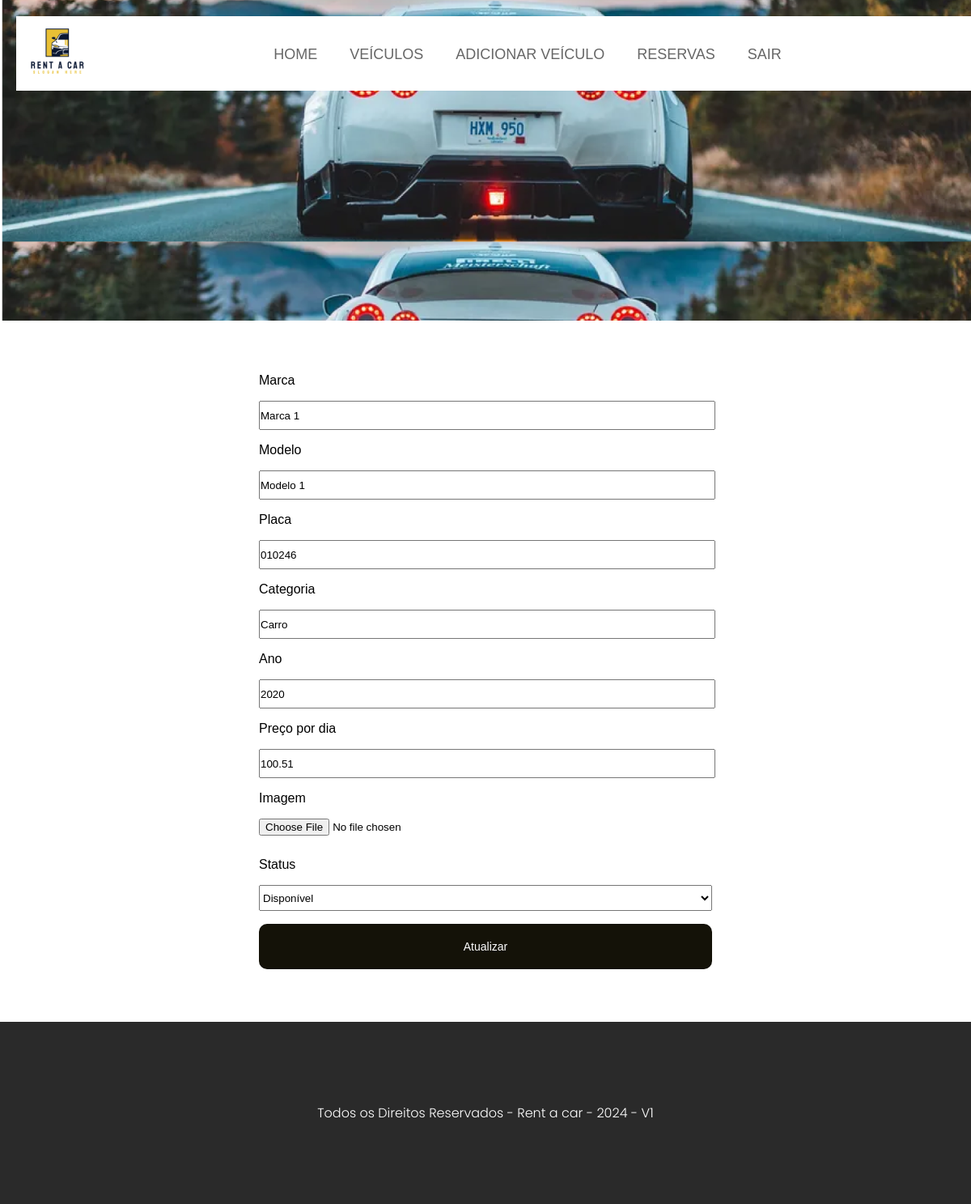
The page /veiculo/editar/1 (signed in) on the database its author committed.
### app/models.py (models this page shows, shortened)
class Veiculo(db.Model):
    __tablename__ = 'veiculos'
    id_veiculo = db.Column(db.Integer, primary_key=True)
    marca = db.Column(db.String(50), nullable=False)
    modelo = db.Column(db.String(100), nullable=False)
    placa = db.Column(db.String(20), nullable=False, unique=True)
    categoria = db.Column(db.String(50), nullable=False)
    ano = db.Column(db.Integer, nullable=False)
    precoDia = db.Column(db.Float, nullable=False)
    imagem = db.Column(db.Text, nullable=False)
    disponibilidade = db.Column(db.String(20), nullable=False)

### app/routes/veiculo.py (the view, shortened to what this page needs)
@veiculo_bp.route('/editar/<int:id>', methods=['GET','POST'])
def editar_veiculo(id):
    if not AuthMiddleware.get_employee_permission():
        return redirect('/veiculo')
    veiculo = Veiculo.query.filter_by(id_veiculo=id).first()
    if request.method == 'GET':
        return render_template('veiculos/editar_veiculo.html', veiculo=veiculo)

### app/routes/veiculo.py (called while the page is built)
@veiculo_bp.before_request
def loginAuth():
    if not AuthMiddleware.is_logged():
        return redirect(url_for('user.login'))

### app/templates/veiculos/editar_veiculo.html (shortened to what this page needs)
{% extends 'base.html' %}
{% block content %}
{% include 'navbar.html' %}
<section id="content">
    <main id="main">
        <form class="edit-form" action="{{url_for('veiculo.editar_veiculo', id=veiculo.id_veiculo)}}" method="POST" enctype="multipart/form-data">
            <div class="form-input">
                <label for="marca">Marca</label>
                <input type="text" name="marca" id="marca" value="{{veiculo.marca}}" required>
            </div>
            <div class="form-input">
                <label for="modelo">Modelo</label>
                <input type="text" name="modelo" id="modelo" value="{{veiculo.modelo}}" required>
            </div>
            <div class="form-input">
                <label for="placa">Placa</label>
                <input type="text" name="placa" id="placa" value="{{veiculo.placa}}" required>
            </div>
            <div class="form-input">
                <label for="categoria">Categoria</label>
                <input type="text" name="categoria" id="categoria" value="{{veiculo.categoria}}" required>
            </div>
            <div class="form-input">
                <label for="ano">Ano</label>
                <input type="number" name="ano" id="ano" value="{{veiculo.ano}}" required>
            </div>
            <div class="form-input">
                <label for="precoDia">Preço por dia</label>
                <input type="number" name="precoDia" id="precoDia" value="{{veiculo.precoDia}}" required>
            </div>
            <div class="form-input">
                <label for="imagem">Imagem</label>
                <input type="file" name="imagem" id="imagem">
            </div>
            <div class="form-input">
                <label for="status">Status</label>
                <select name="status" id="status">
                    <option value="1" {% if veiculo.status == 1 %} selected {% endif %}>Disponível</option>
                </select>
            </div>
            <button type="submit">Atualizar</button>
        </form>
    </main>
</section>
{% endblock %}

### app/static/css/app.css (style rules this page uses)
* { margin: 0; padding: 0; font-family: Verdana, Geneva, Tahoma, sans-serif; }
:root { --verde: #07ffa6; --preto: #2a2a2a; --amarelo: #e9c035; --corTexto: #3a3a3a; --corNome: #a7a7a7; }
body, html { background-color: #fff !important; height: 100vh; }
#content { padding: 65px 40px; min-height: 50%; background-repeat: no-repeat; background-position: 0 0; }
#main { background-repeat: no-repeat; background-position: bottom left; }
button { background-color: #141208; padding: 20px; color: #fff; width: 100%; border: 0px; border-radius: 10px; font-size: 14px; width: 100%; }
.form-input { width: 100%; margin-bottom: 1rem; }
.form-input input { height: 2rem; width: 100%; margin-top: 1rem; }
.edit-form, .form-reservas { width: 50%; margin: auto; }
.form-input select { height: 2rem; width: 100%; margin-top: 1rem; }

### rows shown on the page
Veiculo: marca "Marca 1", modelo "Modelo 1", placa "010246", categoria "Carro", ano "2020", precoDia "100.51"
